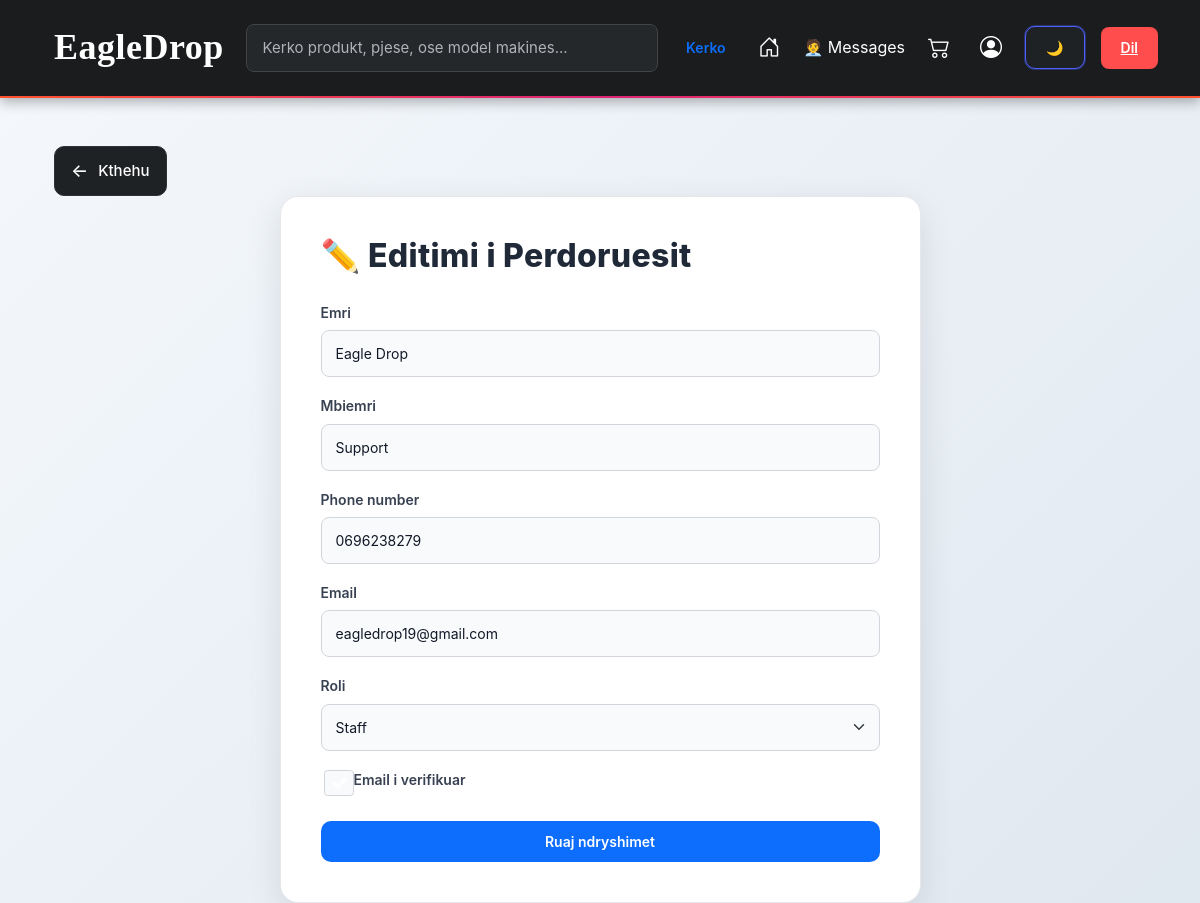
Screenshot of /admin/edit_user.php?id=1 (signed in) with the database file from the repository.
### tables this page shows
CREATE TABLE `users` (
  `id` int(11) NOT NULL,
  `first_name` varchar(100) DEFAULT NULL,
  `last_name` varchar(100) DEFAULT NULL,
  `username` varchar(100) DEFAULT NULL,
  `phone` varchar(30) DEFAULT NULL,
  `email` varchar(255) DEFAULT NULL,
  `password` varchar(255) DEFAULT NULL,
  `role` enum('user','staff','admin') NOT NULL DEFAULT 'user',
  `profile_image` varchar(255) DEFAULT 'default.png',
  `is_verified` tinyint(4) DEFAULT 0,
  `verification_code` varchar(255) DEFAULT NULL,
  `created_at` datetime DEFAULT current_timestamp(),
  `last_assigned_at` datetime DEFAULT NULL,
  `name` int(11) NOT NULL
);

### admin/edit_user.php (the view, shortened to what this page needs)
<?php
require "../config/database.php";
$id = $_GET['id'];
$stmt = $conn->prepare("SELECT * FROM users WHERE id=?");
$stmt->execute([$id]);
$user = $stmt->fetch(PDO::FETCH_ASSOC);
?>
<?php include "../includes/admin_header.php"; ?>
<link rel="stylesheet" href="assets/css/admin.css">
<div class="container mt-5">
    <div class="container mt-3">
    <button class="back-btn" onclick="goBack()">
        <span class="arrow">←</span>
        <span>Kthehu</span>
    </button>
</div>
    <div class="row justify-content-center">
        <div class="col-12 col-md-7">
            <div class="admin-card">
                <h2 class="mb-4">✏️ Editimi i Perdoruesit</h2>
                <form method="POST">
                    <div class="mb-3">
                        <label class="form-label">Emri</label>
                        <input type="text" name="first_name" class="form-control"
                               value="<?= $user['first_name'] ?>" required>
                    </div>
                    <div class="mb-3">
                        <label class="form-label">Mbiemri</label>
                        <input type="text" name="last_name" class="form-control"
                               value="<?= $user['last_name'] ?>" required>
                    </div>
                    <div class="mb-3">
                        <label class="form-label">Phone number</label>
                        <input type="text" name="phone" class="form-control"
                               value="<?= $user['phone'] ?>" required>
                    </div>
                    <div class="mb-3">
                        <label class="form-label">Email</label>
                        <input type="email" name="email" class="form-control"
                               value="<?= $user['email'] ?>" required>
                    </div>
                    <div class="mb-3">
                        <label class="form-label">Roli</label>
                        <select name="role" class="form-select">
                            <option value="staff" <?= $user['role']=='staff'?'selected':'' ?>>Staff</option>
                        </select>
                    </div>
                    <div class="form-check mb-4">
                        <input class="form-check-input" type="checkbox"
                               name="is_verified" id="verified"
                               <?= $user['is_verified'] ? 'checked' : '' ?>>
                        <label class="form-check-label" for="verified">
                            Email i verifikuar
                        </label>
                    </div>
                    <button type="submit" name="update_user" class="btn btn-primary w-100">
                        Ruaj ndryshimet
                    </button>
                </form>
            </div>
        </div>
    </div>
</div>
<?php include "../includes/footer.php"; ?>

### assets/css/style.css (style rules this page uses)
html, body { overflow-x: hidden; max-width: 100%; font-family: -apple-system, BlinkMacSystemFont, "Segoe UI", Roboto, "Helvetica Neue", Arial, sans-serif; line-height: 1.6; }
body { background-color: #1a1c1d; color: #fff; transition: background-color 0.3s ease, color 0.3s ease; font-size: 16px; }
input::placeholder { color: #b0b3b8 !important; opacity: 1 !important; }
input.form-control { background-color: #25282b; border: 1px solid #444; color: #fff !important; padding: 12px 16px; font-size: 15px; transition: all 0.2s ease; border-radius: 8px; }
.back-btn { display: inline-flex; align-items: center; gap: 10px; background-color: #1f2225; color: #ffffff; border: 1px solid #2f3336; padding: 10px 16px; border-radius: 10px; font-size: 15px; font-weight: 500; cursor: pointer; transition: all 0.25s ease; }
.back-btn .arrow { font-size: 18px; transition: transform 0.25s ease; }

### assets/css/admin.css (style rules this page uses)
body { background: linear-gradient(135deg, #f5f8fc, #e0e8f0); min-height: 100vh; font-family: -apple-system, BlinkMacSystemFont, "Segoe UI", Roboto, "Helvetica Neue", Arial, sans-serif; }
h2 { font-weight: 700; letter-spacing: 0.3px; color: #1f2937; }
.btn { border-radius: 10px; font-weight: 600; transition: all 0.25s cubic-bezier(0.4, 0, 0.2, 1); border: none; padding: 10px 20px; font-size: 14px; }
.admin-card { background: #fff; padding: 40px; border-radius: 18px; box-shadow: 0 10px 35px rgba(0,0,0,0.1); border: 1px solid #e5e7eb; animation: fadeIn 0.4s ease; max-width: 800px; margin: 0 auto; }
.admin-card h2 { font-weight: 800; margin-bottom: 28px; color: #1f2937; }
.admin-card input, .admin-card select, .admin-card textarea { background-color: #f9fafb !important; border: 1px solid #d1d5db !important; color: #111827 !important; padding: 12px 14px; border-radius: 8px; font-size: 14px; transition: all 0.2s ease; font-family: inherit; }
.admin-card label { color: #374151; font-weight: 600; margin-bottom: 6px; font-size: 14px; }

### rows the page displays
users: first_name "Eagle Drop", last_name "Support", phone "0696238279", email "eagledrop19@gmail.com", role "Staff", is_verified "☑"
